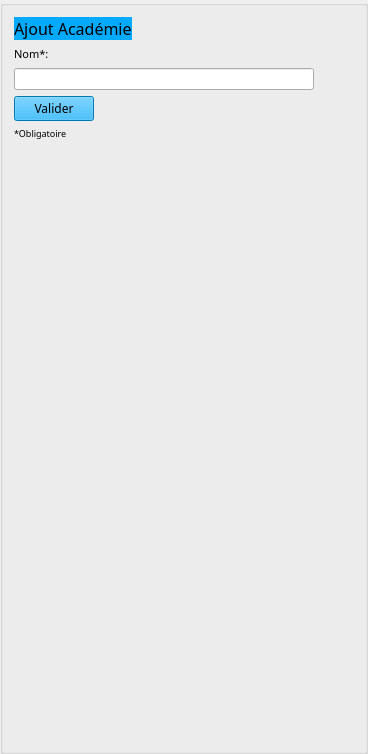
       <widget class="QGroupBox" name="gBAjoutAcad">
        <property name="title">
         <string/>
        </property>
        <layout class="QVBoxLayout" name="verticalLayout_41">
         <item>
          <layout class="QVBoxLayout" name="verticalLayout_6">
           <item>
            <widget class="QLabel" name="label_30">
             <property name="sizePolicy">
              <sizepolicy hsizetype="Fixed" vsizetype="Fixed">
               <horstretch>0</horstretch>
               <verstretch>0</verstretch>
              </sizepolicy>
             </property>
             <property name="font">
              <font>
               <family>Showcard Gothic</family>
               <pointsize>12</pointsize>
              </font>
             </property>
             <property name="styleSheet">
              <string notr="true">background-color: rgb(0, 170, 255);</string>
             </property>
             <property name="text">
              <string>Ajout Académie</string>
             </property>
            </widget>
           </item>
           <item>
            <widget class="QLabel" name="label">
             <property name="sizePolicy">
              <sizepolicy hsizetype="Preferred" vsizetype="Fixed">
               <horstretch>0</horstretch>
               <verstretch>0</verstretch>
              </sizepolicy>
             </property>
             <property name="font">
              <font>
               <family>Kristen ITC</family>
               <pointsize>8</pointsize>
               <weight>50</weight>
               <bold>false</bold>
              </font>
             </property>
             <property name="text">
              <string>Nom*:</string>
             </property>
            </widget>
           </item>
           <item>
            <layout class="QHBoxLayout" name="horizontalLayout_16">
             <item>
              <widget class="QLineEdit" name="lENomAcad">
               <property name="sizePolicy">
                <sizepolicy hsizetype="Minimum" vsizetype="Fixed">
                 <horstretch>0</horstretch>
                 <verstretch>0</verstretch>
                </sizepolicy>
               </property>
               <property name="minimumSize">
                <size>
                 <width>300</width>
                 <height>0</height>
                </size>
               </property>
              </widget>
             </item>
             <item>
              <spacer name="horizontalSpacer_10">
               <property name="orientation">
                <enum>Qt::Horizontal</enum>
               </property>
               <property name="sizeHint" stdset="0">
                <size>
                 <width>40</width>
                 <height>20</height>
                </size>
               </property>
              </spacer>
             </item>
            </layout>
           </item>
           <item>
            <layout class="QHBoxLayout" name="horizontalLayout_17">
             <item>
              <widget class="QPushButton" name="pBValNewAcad">
               <property name="font">
                <font>
                 <family>Showcard Gothic</family>
                </font>
               </property>
               <property name="cursor">
                <cursorShape>PointingHandCursor</cursorShape>
               </property>
               <property name="styleSheet">
                <string notr="true">background-color: rgb(0, 170, 255);</string>
               </property>
               <property name="text">
                <string>Valider</string>
               </property>
              </widget>
             </item>
             <item>
              <spacer name="horizontalSpacer_11">
               <property name="orientation">
                <enum>Qt::Horizontal</enum>
               </property>
               <property name="sizeHint" stdset="0">
                <size>
                 <width>40</width>
                 <height>20</height>
                </size>
               </property>
              </spacer>
             </item>
            </layout>
           </item>
           <item>
            <widget class="QLabel" name="label_39">
             <property name="font">
              <font>
               <family>Kristen ITC</family>
               <pointsize>7</pointsize>
              </font>
             </property>
             <property name="text">
              <string>*Obligatoire</string>
             </property>
            </widget>
           </item>
          </layout>
         </item>
         <item>
          <spacer name="verticalSpacer_5">
           <property name="orientation">
            <enum>Qt::Vertical</enum>
           </property>
           <property name="sizeType">
            <enum>QSizePolicy::Expanding</enum>
           </property>
           <property name="sizeHint" stdset="0">
            <size>
             <width>20</width>
             <height>600</height>
            </size>
           </property>
          </spacer>
         </item>
        </layout>
       </widget>
